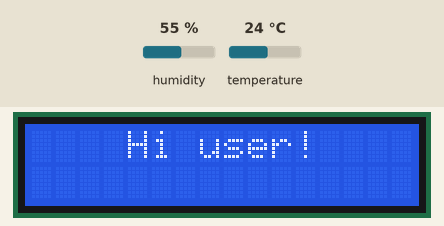
Simulated run of this sketch. Board: Arduino Uno, built with avr-gcc and run on an emulated ATmega328P. Parts: 16×2 character LCD. The test bench sets the inputs (shaded band); at power-on: humidity 55 %, temperature 24 °C.

Above: at 0.1 s.
At 1.6 s:
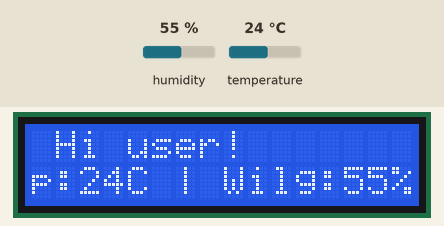
At 3.1 s:
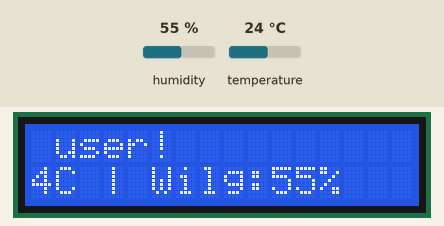
At 6.1 s:
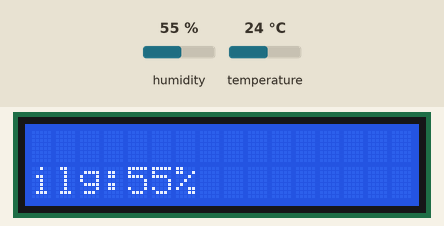
At 12.1 s:
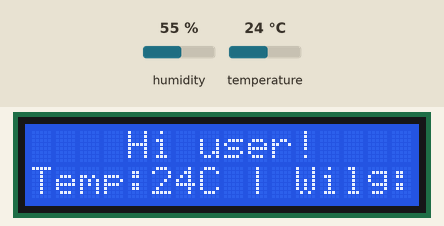
At 16.2 s:
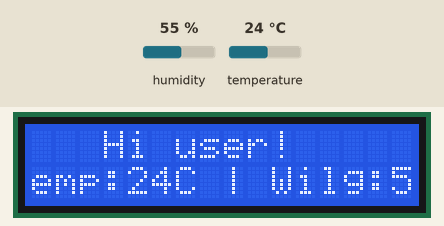

The sketch:

lcd_and_dht11.ino
```cpp
#include <LiquidCrystal.h>
#include <DHT11.h>

const int rs = 12, en = 11, d4 = 5, d5 = 4, d6 = 3, d7 = 7;
const int dht11Pin = 2;

LiquidCrystal lcd(rs, en, d4, d5, d6, d7);
DHT11 dht11(dht11Pin);

void setup() {
  lcd.begin(16, 2);
}

void loop() {
  lcd.setCursor(4, 0);

  lcd.print("Hi user!");

  int temperature, humidity;
  int result = dht11.readTemperatureHumidity(temperature, humidity);

  lcd.setCursor(0,1);

  if (result == 0)
  {
    lcd.print("Temp:");
    lcd.print(temperature);
    lcd.print("C | Wilg:");
    lcd.print(humidity);
    lcd.print("%");
  }
  else
  {
    lcd.print(DHT11::getErrorString(result));
  }

  for (int i = 0; i < 12; i++)
  {
    lcd.scrollDisplayLeft();
    delay(500);
  }

  for (int i = 0; i < 12; i++)
  {
    lcd.scrollDisplayRight();
    delay(500);
  }
  delay(3000);
  lcd.clear();

}
```

Measured:
- by itself, everything shown: repeats every 15.5 s, in 26 steps
- what the display in image 1 shows lasts 0.5 s, from 1.6 s to 2.1 s
- what the display in image 4 shows lasts 3.5 s, from 12.1 s to 15.6 s
